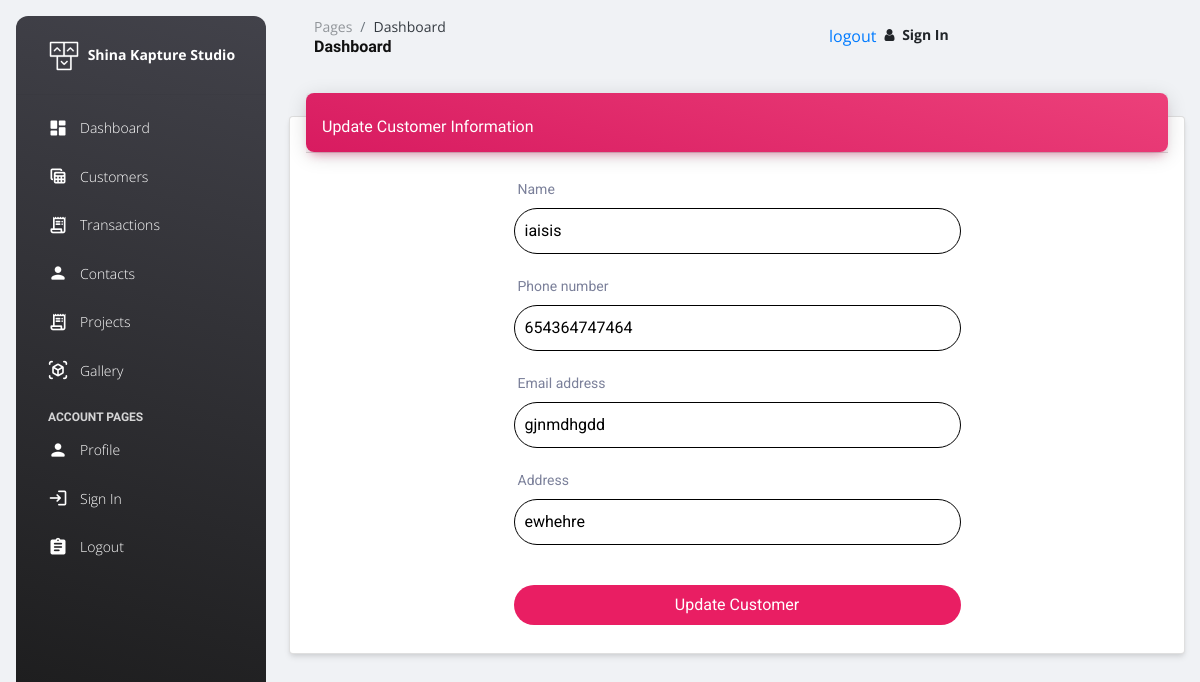
The page /customer_update/1/ (signed in) on the database as committed earlier.
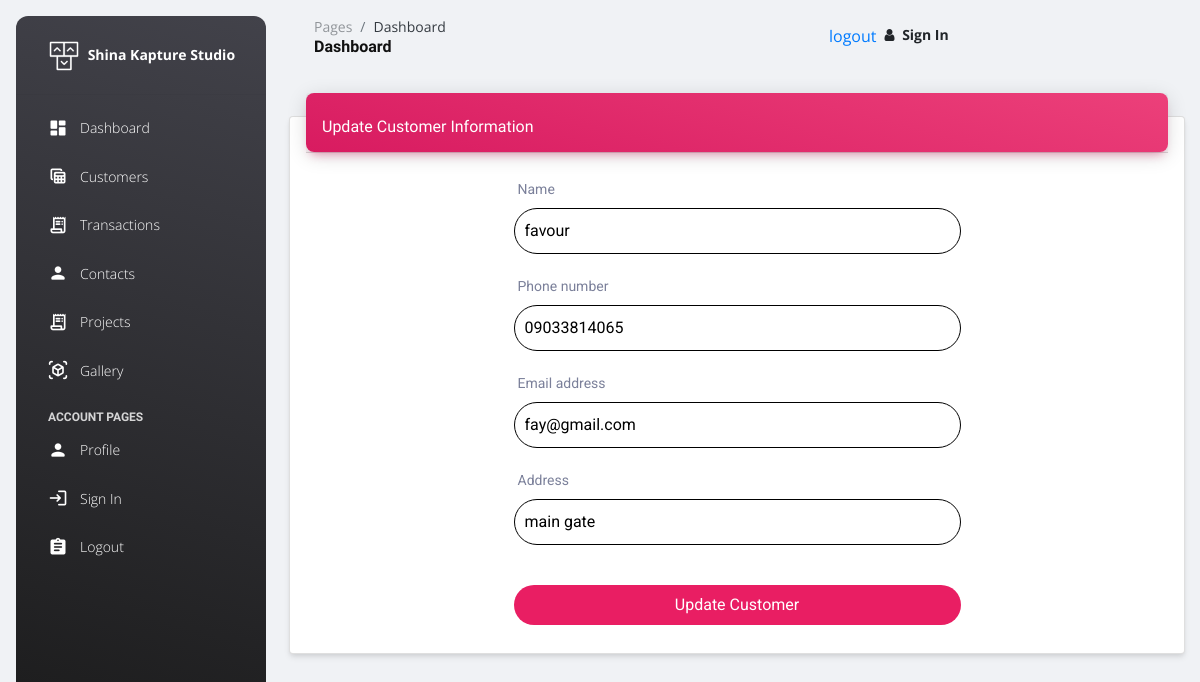
The same page on the database as committed later.
### customer_management/models.py (models this page shows, shortened)
class Customer(models.Model):
    name = models.CharField(max_length=255)
    phone_number = models.CharField(max_length=15)
    email_address = models.CharField(max_length=255)
    address = models.CharField(max_length=255)
    date = models.DateField(auto_now_add=True)

### customer_management/views.py (the view)
# urls.py: path('customer_update/<int:id>/', views.customer_update, name="customer_update"),
@login_required
def customer_update(request, id):
    customer = get_object_or_404(Customer, id=id)
    if request.method == "POST":
        form = CustomerForm(request.POST, instance=customer)
        if form.is_valid():
            form.save()
            return redirect('customer_detail', id=customer.id)
    else:
        form = CustomerForm(instance=customer)
    return render(request, 'dashboard/customer_update.html', {'form': form, "customer": customer})

### customer_management/forms.py
class CustomerForm(forms.ModelForm):
    class Meta:
        model = Customer
        fields = ["id","name", "phone_number", "email_address", "address"]
    def __init__(self, *args, **kwargs):
        instance = kwargs.get('instance', None)
        super(CustomerForm, self).__init__(*args, **kwargs)
        if instance:
            self.fields['name'].initial = instance.name
            self.fields['phone_number'].initial = instance.phone_number
            self.fields['email_address'].initial = instance.email_address
            self.fields['address'].initial = instance.address

### templates/dashboard/customer_update.html (shortened to what this page needs)
{% extends "dashboard/base.html" %}
{% load static %}
{% block "content" %}
<div class="container-fluid py-4">
    <div class="row">
      <div class="col-12">
        <div class="card my-4">
          <div class="card-header p-0 position-relative mt-n4 mx-3 z-index-2">
            <div class="bg-gradient-primary shadow-primary border-radius-lg pt-4 pb-3">
              <h6 class="text-white text-capitalize ps-3">Update Customer Information</h6>
            </div>
          </div>
          <div class="card-body px-0 pb-2">
            <form method="post" class="create_form" action="{% url 'customer_update' id=customer.id %}">
                {% for field in form %}
                <div class="form-input">
                  <div>
                <label>{{ field.label }}</label><br>
                {{ field }}
                  </div>
                </div>
                {% endfor %}
                <button>Update Customer</button>
            </form>
        </div>
    </div>
</div>
{% endblock "content"%}

Rows that differ between the two databases and show on the page:
changed Customer: name "iaisis" → "favour"; phone_number "654364747464" → "09033814065"; email_address "gjnmdhgdd" → "fay@gmail.com"; address "ewhehre" → "main gate"
